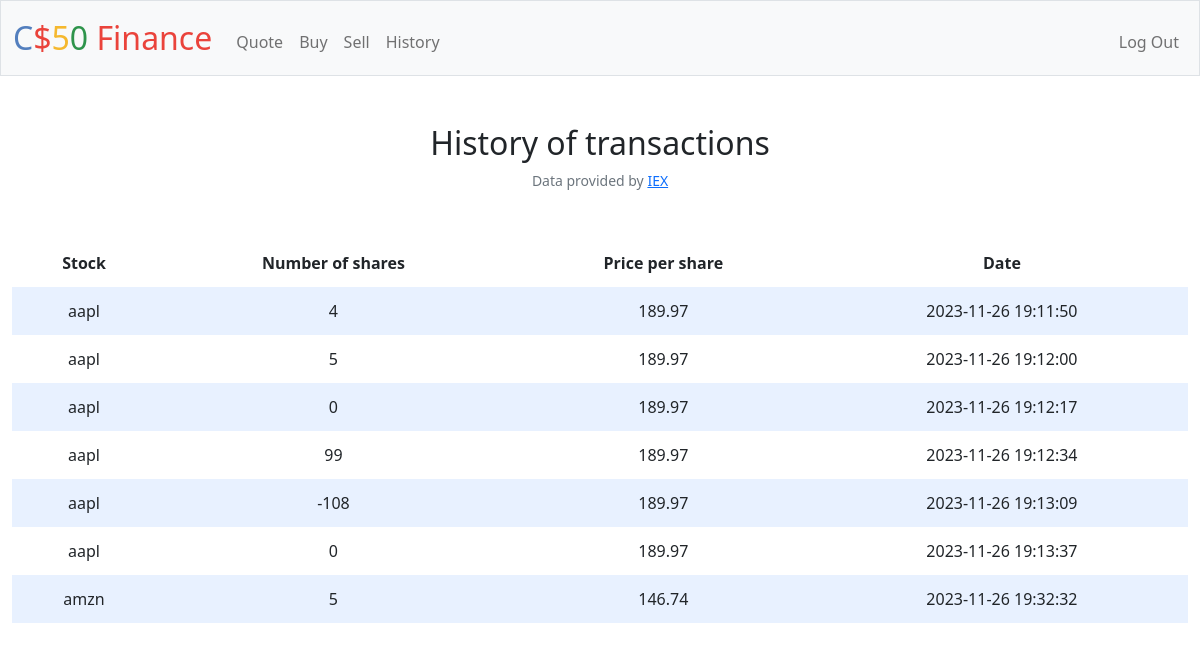
The page /history (signed in) on the database as committed earlier.
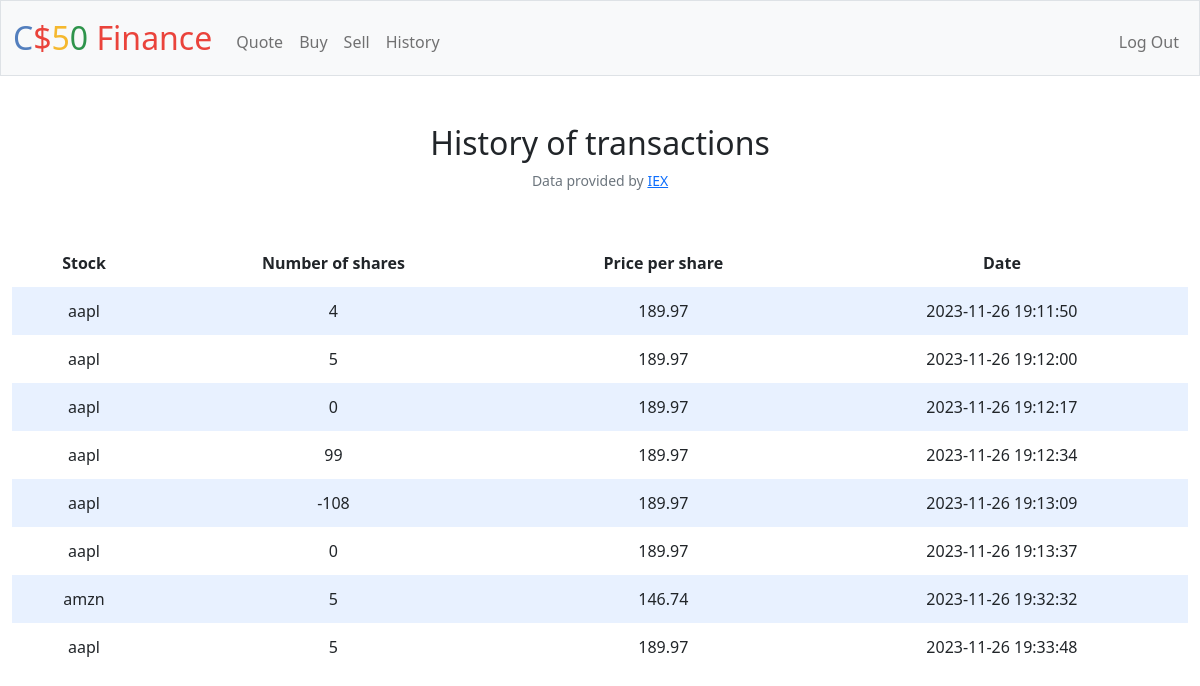
The same page on the database as committed later.
### tables this page shows
CREATE TABLE purchases (
id INTEGER PRIMARY KEY AUTOINCREMENT NOT NULL,
id_user INTEGER REFERENCES users(id),
stock TEXT NOT NULL,
number_shares NUMERIC NOT NULL,
price_per_share NUMERIC NOT NULL,
timestamp_column TIMESTAMP
);

### app.py (the view)
@app.route("/history")
@login_required
def history():
    user_purchases = db.execute("SELECT * FROM purchases WHERE id_user = ?", session.get("user_id"))
    return render_template("history.html", user_purchases = user_purchases)

### app.py (called while the page is built)
@app.after_request
def after_request(response):
    response.headers["Cache-Control"] = "no-cache, no-store, must-revalidate"
    response.headers["Expires"] = 0
    response.headers["Pragma"] = "no-cache"
    return response

### helpers.py (called while the page is built)
def login_required(f):
    @wraps(f)
    def decorated_function(*args, **kwargs):
        if session.get("user_id") is None:
            return redirect("/login")
        return f(*args, **kwargs)
    return decorated_function

### templates/history.html (shortened to what this page needs)
{% extends "layout.html" %}
{% block main %}
<h2>History of transactions</h2>
<table>
    <thead>
        <tr>
            <th>Stock</th>
            <th>Number of shares</th>
            <th>Price per share</th>
            <th>Date</th>
        </tr>
    </thead>
    <tbody>
        {% for stock in user_purchases %}
        <tr>
        <td>{{ stock.stock }}</td>
        <td>{{ stock.number_shares }}</td>
        <td>{{ stock.price_per_share }}</td>
        <td>{{ stock.timestamp_column }}</td>
        </tr>
        {% endfor %}
    </tbody>
{% endblock %}

### templates/layout.html (shortened to what this page needs)
<!DOCTYPE html>
<html lang="en">
    <head>
        <link href="https://cdn.jsdelivr.net/npm/bootstrap@5.1.3/dist/css/bootstrap.min.css" rel="stylesheet">
        <link href="/static/styles.css" rel="stylesheet">
    </head>
    <body>
        <nav class="bg-light border navbar navbar-expand-md navbar-light">
            <div class="container-fluid">
                <a class="navbar-brand" href="/"><span class="blue">C</span><span class="red">$</span><span class="yellow">5</span><span class="green">0</span> <span class="red">Finance</span></a>
                <div class="collapse navbar-collapse" id="navbar">
                    {% if session["user_id"] %}
                        <ul class="navbar-nav me-auto mt-2">
                            <li class="nav-item"><a class="nav-link" href="/quote">Quote</a></li>
                            <li class="nav-item"><a class="nav-link" href="/buy">Buy</a></li>
                            <li class="nav-item"><a class="nav-link" href="/sell">Sell</a></li>
                            <li class="nav-item"><a class="nav-link" href="/history">History</a></li>
                        </ul>
                        <ul class="navbar-nav ms-auto mt-2">
                            <li class="nav-item"><a class="nav-link" href="/logout">Log Out</a></li>
                        </ul>
                    {% else %}
                        <ul class="navbar-nav ms-auto mt-2">
                            <li class="nav-item"><a class="nav-link" href="/register">Register</a></li>
                            <li class="nav-item"><a class="nav-link" href="/login">Log In</a></li>
                        </ul>
                    {% endif %}
                </div>
            </div>
        </nav>
        <main class="container-fluid py-5 text-center">
            {% block main %}{% endblock %}
        </main>
        <footer class="mb-5 small text-center text-muted">
            Data provided by <a href="https://iexcloud.io/">IEX</a>
        </footer>
    </body>
</html>

### static/styles.css (style rules this page uses)
nav .navbar-brand { font-size: xx-large; }
nav .navbar-brand .blue { color: #537fbe; }
nav .navbar-brand .red { color: #ea433b; }
nav .navbar-brand .yellow { color: #f5b82e; }
nav .navbar-brand .green { color: #2e944b; }
table { background-color: transparent; margin-bottom: 1rem; width: 100%; }
table th, table td { padding: 0.75rem; vertical-align: middle; }
tbody tr:nth-of-type(odd) { background-color: rgb(179, 208, 255, 0.3) }

Rows that differ between the two databases and show on the page:
added purchases: stock "aapl", number_shares "5", price_per_share "189.97", timestamp_column "2023-11-26 19:33:48"
